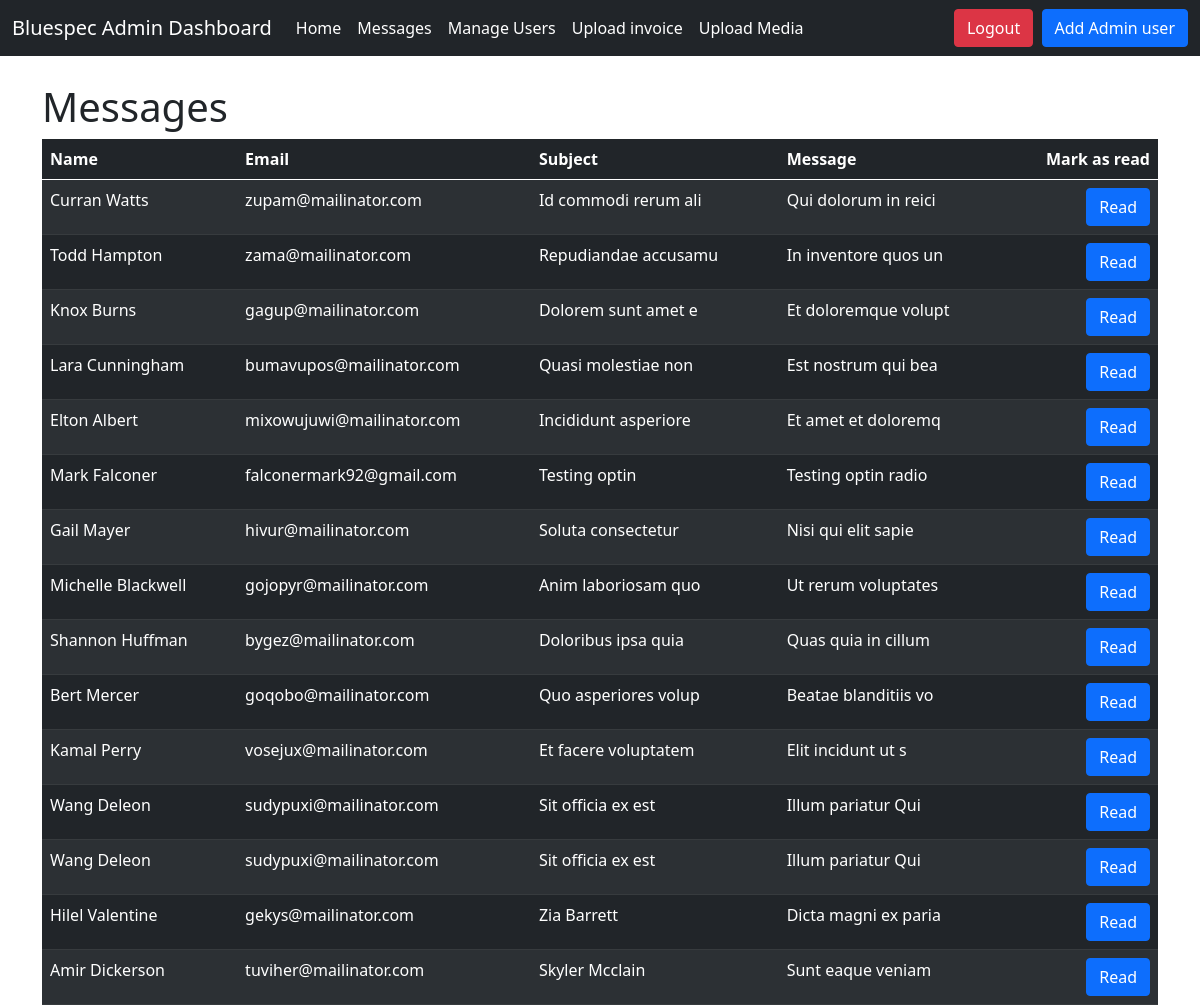
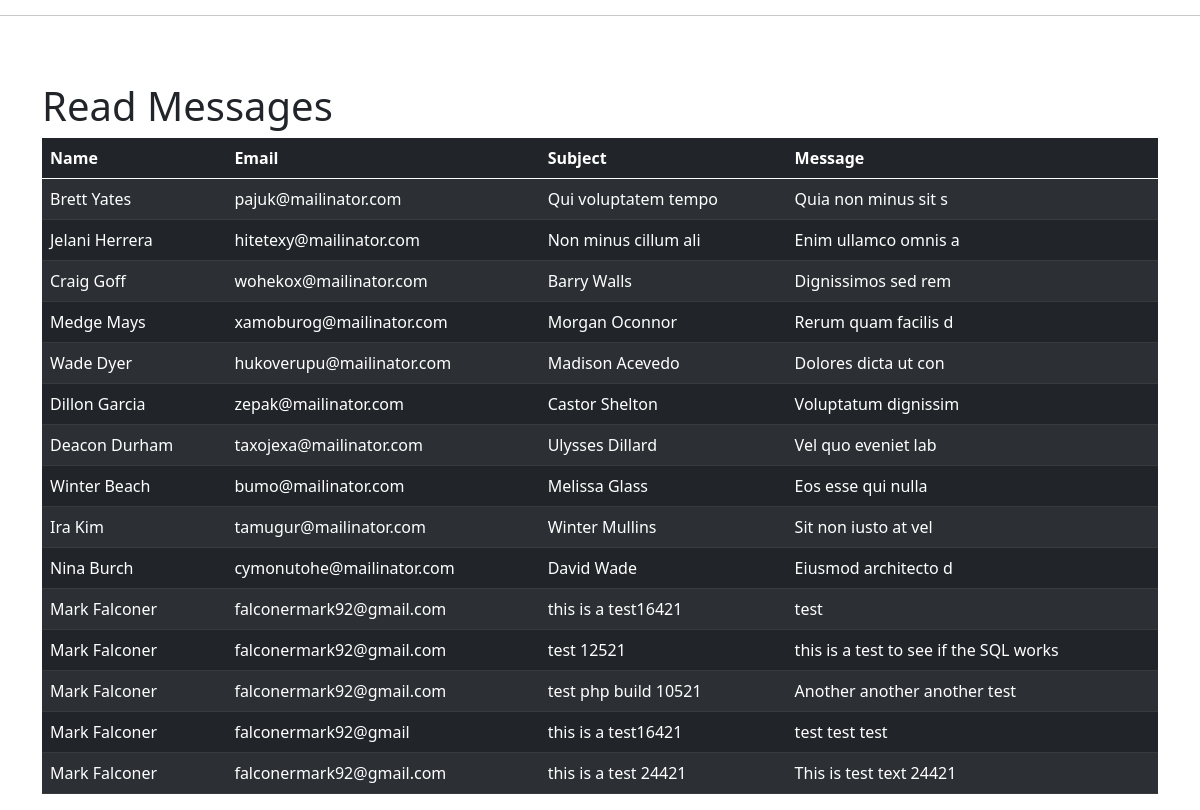
Page /admin/messages.php on the committed database (2 pictures, top to bottom).
### tables this page shows
CREATE TABLE `contacts` (
  `id` bigint(20) UNSIGNED NOT NULL,
  `name` varchar(255) NOT NULL,
  `email` varchar(255) NOT NULL,
  `subject` varchar(255) NOT NULL,
  `message` mediumtext NOT NULL,
  `created_at` timestamp NULL DEFAULT NULL,
  `updated_at` timestamp NULL DEFAULT NULL,
  `markRead` tinyint(4) DEFAULT 0,
  `optin` tinyint(4) NOT NULL DEFAULT 0
);

### admin/messages.php (the view, shortened to what this page needs)
<?php
include('../functions.php');
echo file_get_contents("../html/adminNav.html");
            $result = mysqli_query($db,"SELECT id, name, email, subject, message FROM contacts WHERE markRead=0 ORDER BY id desc");
            ?>
<?php
if (mysqli_num_rows($result) > 0) {
?>
<div class="container" style="padding-top:50px">
  <h1>Messages</h1>
  <table class="table table-dark table-striped">
    <thead>
      <tr>
        <th scope="col">Name</th>
        <th scope="col">Email</th>
        <th scope="col">Subject</th>
        <th scope="col">Message</th>
        <th scope="col" style="text-align:right">Mark as read</th>
      </tr>
    </thead>
    <tbody>
    <?php
      while($row = mysqli_fetch_array($result)) {
      ?>
      <form action="messages.php" method="post">
      <tr>
        <td><?php echo $row["name"]; ?></td>
        <td><?php echo $row["email"]; ?></td>
        <td><?php echo $row["subject"]; ?></td>
        <td><?php echo $row["message"]; ?></td>
        <td><input type="submit" value="Read" name="read_btn" class="btn btn-primary" style="float: right;"></input></td>
      </tr>
      </form>
      <?php
          }
          ?>
          </tbody>
      </table>
      <?php
      }
      else{
      echo "No result found";
      }
      ?>
	</div>
  <?php
   $result = mysqli_query($db,"SELECT id, name, email, subject, message FROM contacts WHERE markRead=1 ORDER BY id desc");
   ?>
<?php
if (mysqli_num_rows($result) > 0) {
?>
<hr>
  <div class="container" style="padding-top:50px">
  <h1>Read Messages</h1>
  <table class="table table-dark table-striped">
    <thead>
      <tr>
        <th scope="col">Name</th>
        <th scope="col">Email</th>
        <th scope="col">Subject</th>
        <th scope="col">Message</th>
      </tr>
    </thead>
    <tbody>
    <?php
      while($row = mysqli_fetch_array($result)) {
      ?>
      <form action="messages.php" method="post">
      <tr>
        <td><?php echo $row["name"]; ?></td>
        <td><?php echo $row["email"]; ?></td>
        <td><?php echo $row["subject"]; ?></td>
        <td><?php echo $row["message"]; ?></td>
      </tr>
      </form>
      <?php
          }
          ?>
          </tbody>
      </table>
      <?php
      }
      else{
      echo "No result found";
      }
      ?>
	</div>
</body>
</html>

### rows in the picture
contacts: name "Curran Watts", email "zupam@mailinator.com", subject "Id commodi rerum ali", message "Qui dolorum in reici"
contacts: name "Todd Hampton", email "zama@mailinator.com", subject "Repudiandae accusamu", message "In inventore quos un"
contacts: name "Knox Burns", email "gagup@mailinator.com", subject "Dolorem sunt amet e", message "Et doloremque volupt"
contacts: name "Lara Cunningham", email "bumavupos@mailinator.com", subject "Quasi molestiae non", message "Est nostrum qui bea"
contacts: name "Elton Albert", email "mixowujuwi@mailinator.com", subject "Incididunt asperiore", message "Et amet et doloremq"
contacts: name "Mark Falconer", email "falconermark92@gmail.com", subject "Testing optin", message "Testing optin radio"
contacts: name "Gail Mayer", email "hivur@mailinator.com", subject "Soluta consectetur", message "Nisi qui elit sapie"
contacts: name "Michelle Blackwell", email "gojopyr@mailinator.com", subject "Anim laboriosam quo", message "Ut rerum voluptates"
contacts: name "Shannon Huffman", email "bygez@mailinator.com", subject "Doloribus ipsa quia", message "Quas quia in cillum"
contacts: name "Bert Mercer", email "goqobo@mailinator.com", subject "Quo asperiores volup", message "Beatae blanditiis vo"
contacts: name "Kamal Perry", email "vosejux@mailinator.com", subject "Et facere voluptatem", message "Elit incidunt ut s"
contacts: name "Wang Deleon", email "sudypuxi@mailinator.com", subject "Sit officia ex est", message "Illum pariatur Qui"
contacts: name "Wang Deleon", email "sudypuxi@mailinator.com", subject "Sit officia ex est", message "Illum pariatur Qui"
contacts: name "Hilel Valentine", email "gekys@mailinator.com", subject "Zia Barrett", message "Dicta magni ex paria"
contacts: name "Amir Dickerson", email "tuviher@mailinator.com", subject "Skyler Mcclain", message "Sunt eaque veniam"
contacts: name "Brett Yates", email "pajuk@mailinator.com", subject "Qui voluptatem tempo", message "Quia non minus sit s"
contacts: name "Jelani Herrera", email "hitetexy@mailinator.com", subject "Non minus cillum ali", message "Enim ullamco omnis a"
contacts: name "Craig Goff", email "wohekox@mailinator.com", subject "Barry Walls", message "Dignissimos sed rem"
contacts: name "Medge Mays", email "xamoburog@mailinator.com", subject "Morgan Oconnor", message "Rerum quam facilis d"
contacts: name "Wade Dyer", email "hukoverupu@mailinator.com", subject "Madison Acevedo", message "Dolores dicta ut con"
contacts: name "Dillon Garcia", email "zepak@mailinator.com", subject "Castor Shelton", message "Voluptatum dignissim"
contacts: name "Deacon Durham", email "taxojexa@mailinator.com", subject "Ulysses Dillard", message "Vel quo eveniet lab"
contacts: name "Winter Beach", email "bumo@mailinator.com", subject "Melissa Glass", message "Eos esse qui nulla"
contacts: name "Ira Kim", email "tamugur@mailinator.com", subject "Winter Mullins", message "Sit non iusto at vel"
contacts: name "Nina Burch", email "cymonutohe@mailinator.com", subject "David Wade", message "Eiusmod architecto d"
contacts: name "Mark Falconer", email "falconermark92@gmail.com", subject "this is a test16421", message "test"
contacts: name "Mark Falconer", email "falconermark92@gmail.com", subject "test 12521", message "this is a test to see if the SQL works"
contacts: name "Mark Falconer", email "falconermark92@gmail.com", subject "test php build 10521", message "Another another another test"
contacts: name "Mark Falconer", email "falconermark92@gmail", subject "this is a test16421", message "test test test"
contacts: name "Mark Falconer", email "falconermark92@gmail.com", subject "this is a test 24421", message "This is test text 24421"

### other values in the picture
file_get_contents("../html/adminNav.html") "Bluespec Admin Dashboard Home Messages Manage Users Upload invoice Upload Media Logout Add Admin user"
